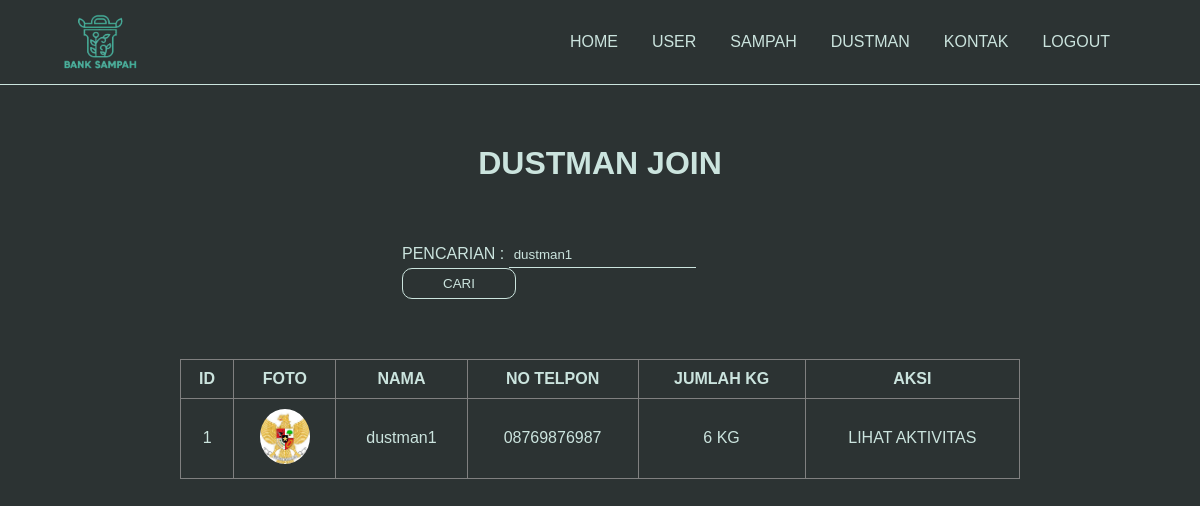
/admin/dustman.php?cari=dustman1 (signed in), run on the app's committed database.
### tables this page shows
CREATE TABLE `profiledustman` (
  `ID` int(55) NOT NULL,
  `ID_USER` int(55) NOT NULL,
  `NAMA` varchar(255) NOT NULL,
  `NOTELP` varchar(255) NOT NULL,
  `EMAIL` varchar(255) NOT NULL,
  `ALAMAT` varchar(255) NOT NULL,
  `JUMLAH` int(55) NOT NULL,
  `IMG` varchar(255) NOT NULL
);

### admin/dustman.php (the view, shortened to what this page needs)
<!DOCTYPE html>
<html lang="en">
<head>
    <link rel="stylesheet" href="../style/useradmin.css">
</head>
<body>
        <header>
            <img class="logo" src="../assets/logo/banksampah.png">
		    <nav>
    			<ul class="nav_link">
				    <li><a href="konten.php">HOME</a></li>
                    <li><a href="user.php">USER</a></li>
                    <li><a href="sampah.php">SAMPAH</a></li>
                    <li><a href="dustman.php">DUSTMAN</a></li>
                    <li><a href="contact.php">KONTAK</a></li>
                    <li><a href="../reglog/logout.php">LOGOUT</a></li>
			    </ul>
		    </nav>
	    </header>
        <div class="container">
        <h1>DUSTMAN JOIN</h1>
        <div class="search">
            <form action="" method="GET">
                <label>PENCARIAN :</label>
                <input class="text" type="text" name="cari" value="<?php if(isset($_GET['cari'])){ echo $_GET['cari']; } ?>">
                <button type="submit">CARI</button>
            </form>
        </div>
        <table border=1>
		<thead>
			<tr>
				<th>ID</th>
				<th>FOTO</th>
				<th>NAMA</th>
				<th>NO TELPON</th>
				<th>JUMLAH KG</th>
				<th>AKSI</th>
			</tr>
		</thead>
		<tbody>
			<?php
                include 'config.php';
                if(isset($_GET['cari'])) {
                    $pencarian = $_GET['cari'];
                    $tutu = "SELECT * FROM profiledustman WHERE NAMA LIKE '%".$pencarian."%'";
                }else {
                    $tutu = "SELECT * FROM profiledustman";
                }
				$query = mysqli_query($conn, $tutu);
				while($profiletamu = mysqli_fetch_array($query)){
			?>
            <tr>
                <td class="test1"><?php echo $profiletamu['ID'] ?></td>
                <td><img src="../assets/fotoprofile/<?php echo $profiletamu['IMG'] ?>"></td>
                <td class="test2"><?php echo $profiletamu['NAMA'] ?></td>
                <td class="test5"><?php echo $profiletamu['NOTELP'] ?></td>
                <td class="test8"><?php echo $profiletamu['JUMLAH'] ?> KG</td>
                <td><a href="aktivitasdustman.php?ID_USER=<?php echo $profiletamu['ID_USER'] ?>">LIHAT AKTIVITAS</a></td>
            </tr>
            <?php } ?>
		</tbody>
	</table>
    </div>
</body>
</html>

### style/useradmin.css (style rules this page uses)
* { margin: 0; padding: 0; box-sizing: border-box; }
body { background-color: #2C3333; }
li, a { font-family: "montserrat", sans-serif; font-weight: 500px; font-size: 16px; color: #65647C; text-decoration: none; }
header { display: flex; justify-content: flex-end; align-items: center; padding: 10px 5%; cursor: pointer; transition: all 0.3s ease 0s; border-bottom: 1px solid #CBE4DE; }
.logo { cursor: pointer; width: 80px; margin-right: auto; }
.nav_link { list-style: none; padding-right: 15px; }
.nav_link li { display: inline-block; padding: 0px 15px; }
.nav_link li a { transition: all 0.3s ease 0s; -webkit-transition: all 0.3s ease 0s; -moz-transition: all 0.3s ease 0s; -ms-transition: all 0.3s ease 0s; -o-transition: all 0.3s ease 0s; color:#CBE4DE; }
h1 { text-align: center; font-family: Helvetica; margin-top: 5%; color: #CBE4DE; }
.search { width: 33%; margin: auto; margin-top: 5%; font-family: Helvetica; color: #CBE4DE; }
.search .text { background: #00000000; border: none; border-bottom: 1px solid #CBE4DE; padding: 5px; color: #CBE4DE; }
.search button { padding: 7px 40px; background: #00000000; border: 1px solid #CBE4DE; color: #CBE4DE; border-radius: 10px; -webkit-border-radius: 10px; -moz-border-radius: 10px; -ms-border-radius: 10px; -o-border-radius: 10px; }
table { width: 70%; margin: auto; font-family: Helvetica; margin-top: 5%; border-collapse: collapse; }
table tr th { text-align: center; padding: 10px; color: #CBE4DE; }
table tr td { text-align: center; padding: 10px; color: #CBE4DE; }
table tr td img { width: 50px; border-radius: 50%; -webkit-border-radius: 50%; -moz-border-radius: 50%; -ms-border-radius: 50%; -o-border-radius: 50%; }
table tr td a { color: #CBE4DE; transition: all 0.8s ease 0s; -webkit-transition: all 0.8s ease 0s; -moz-transition: all 0.8s ease 0s; -ms-transition: all 0.8s ease 0s; -o-transition: all 0.8s ease 0s; }

### data on the page
profiledustman: ID "1", IMG (picture), NAMA "dustman1", NOTELP "08769876987", JUMLAH "6"
